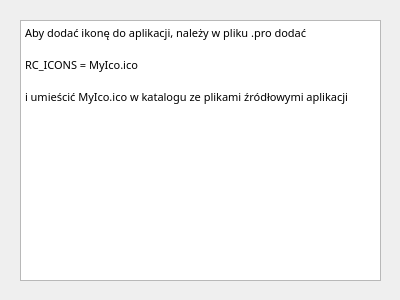
<?xml version="1.0" encoding="UTF-8"?>
<ui version="4.0">
 <class>Dialog</class>
 <widget class="QDialog" name="Dialog">
  <property name="geometry">
   <rect>
    <x>0</x>
    <y>0</y>
    <width>400</width>
    <height>300</height>
   </rect>
  </property>
  <property name="windowTitle">
   <string>Dialog</string>
  </property>
  <widget class="QTextEdit" name="textEdit">
   <property name="geometry">
    <rect>
     <x>20</x>
     <y>20</y>
     <width>361</width>
     <height>261</height>
    </rect>
   </property>
   <property name="font">
    <font>
     <family>MS Gothic</family>
     <pointsize>8</pointsize>
    </font>
   </property>
   <property name="html">
    <string>&lt;!DOCTYPE HTML PUBLIC &quot;-//W3C//DTD HTML 4.0//EN&quot; &quot;http://www.w3.org/TR/REC-html40/strict.dtd&quot;&gt;
&lt;html&gt;&lt;head&gt;&lt;meta name=&quot;qrichtext&quot; content=&quot;1&quot; /&gt;&lt;style type=&quot;text/css&quot;&gt;
p, li { white-space: pre-wrap; }
&lt;/style&gt;&lt;/head&gt;&lt;body style=&quot; font-family:'MS Gothic'; font-size:8pt; font-weight:400; font-style:normal;&quot;&gt;
&lt;p style=&quot; margin-top:0px; margin-bottom:0px; margin-left:0px; margin-right:0px; -qt-block-indent:0; text-indent:0px;&quot;&gt;&lt;span style=&quot; font-family:'MS Shell Dlg 2'; font-size:8.25pt;&quot;&gt;Aby dodać ikonę do aplikacji, należy w pliku .pro dodać &lt;/span&gt;&lt;/p&gt;
&lt;p style=&quot;-qt-paragraph-type:empty; margin-top:0px; margin-bottom:0px; margin-left:0px; margin-right:0px; -qt-block-indent:0; text-indent:0px; font-family:'MS Shell Dlg 2'; font-size:8.25pt;&quot;&gt;&lt;br /&gt;&lt;/p&gt;
&lt;p style=&quot; margin-top:0px; margin-bottom:0px; margin-left:0px; margin-right:0px; -qt-block-indent:0; text-indent:0px;&quot;&gt;&lt;span style=&quot; font-family:'Courier New';&quot;&gt;RC_ICONS&lt;/span&gt;&lt;span style=&quot; font-family:'Courier New'; color:#c0c0c0;&quot;&gt; &lt;/span&gt;&lt;span style=&quot; font-family:'Courier New';&quot;&gt;=&lt;/span&gt;&lt;span style=&quot; font-family:'Courier New'; color:#c0c0c0;&quot;&gt; &lt;/span&gt;&lt;span style=&quot; font-family:'Courier New';&quot;&gt;MyIco.ico&lt;/span&gt;&lt;/p&gt;
&lt;p style=&quot;-qt-paragraph-type:empty; margin-top:0px; margin-bottom:0px; margin-left:0px; margin-right:0px; -qt-block-indent:0; text-indent:0px; font-family:'Courier New';&quot;&gt;&lt;br /&gt;&lt;/p&gt;
&lt;p style=&quot; margin-top:0px; margin-bottom:0px; margin-left:0px; margin-right:0px; -qt-block-indent:0; text-indent:0px;&quot;&gt;&lt;span style=&quot; font-family:'Courier New';&quot;&gt;i umieścić MyIco.ico w katalogu ze plikami źródłowymi aplikacji&lt;/span&gt;&lt;/p&gt;&lt;/body&gt;&lt;/html&gt;</string>
   </property>
  </widget>
 </widget>
 <layoutdefault spacing="6" margin="11"/>
 <resources/>
 <connections/>
</ui>
